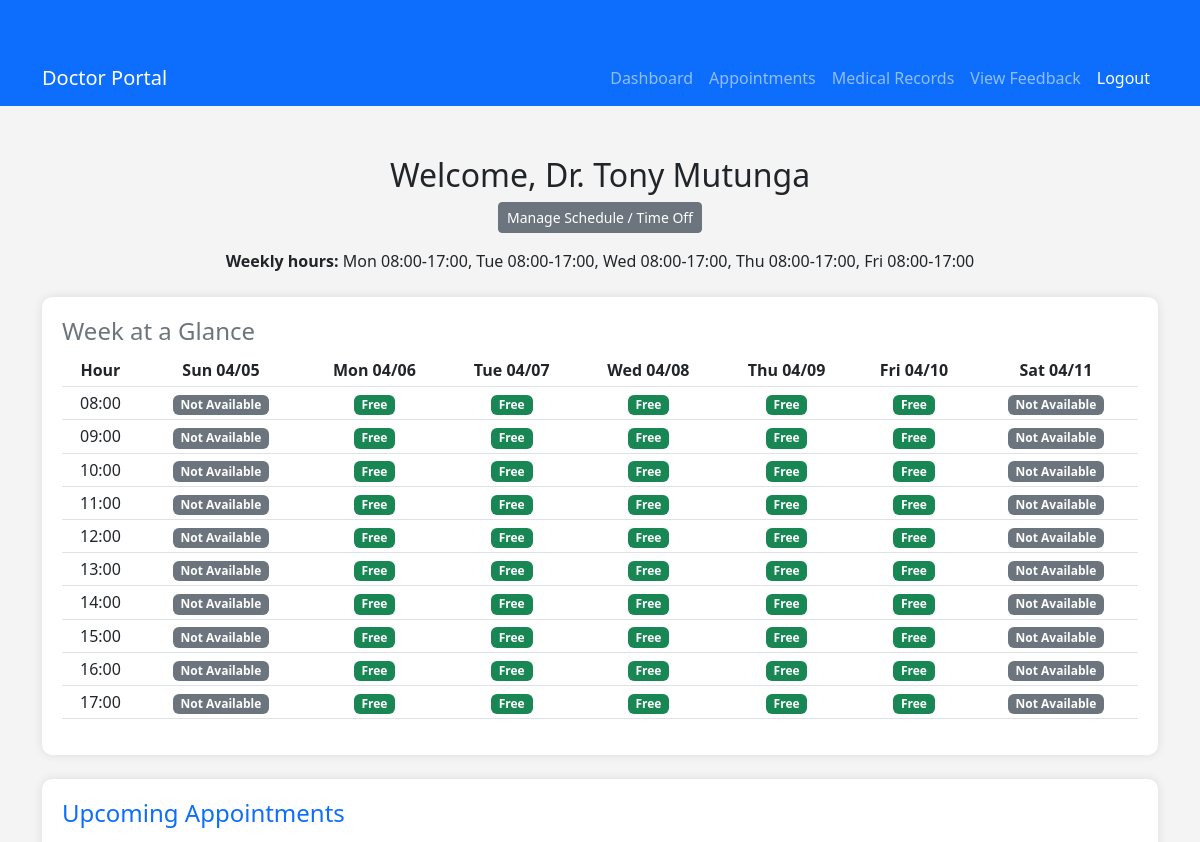
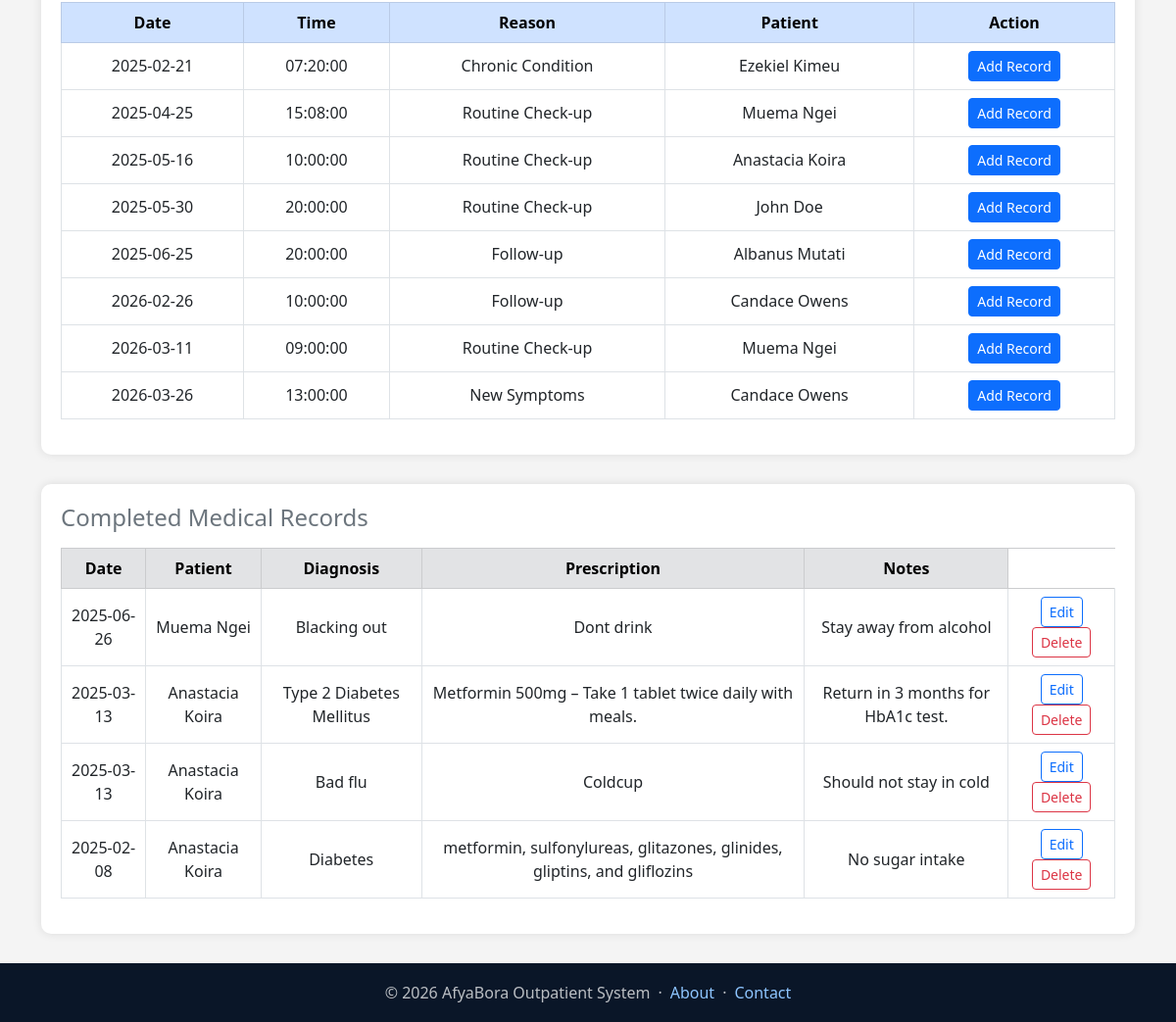
Screenshot of /doctors/dashboard.php (signed in) with the database file from the repository (2 pictures, top to bottom).
### tables this page shows
CREATE TABLE `appointments` (
  `appointment_id` int(11) NOT NULL,
  `patient_id` int(11) NOT NULL,
  `doctor_id` int(11) NOT NULL,
  `appointment_date` date NOT NULL,
  `appointment_time` time NOT NULL,
  `status` enum('scheduled','completed','canceled','no_show','rescheduled') NOT NULL DEFAULT 'scheduled',
  `payment_status` enum('pending','paid') DEFAULT 'pending',
  `payment_amount` decimal(10,2) DEFAULT 500.00,
  `payment_date` timestamp NULL DEFAULT NULL,
  `payment_method` varchar(50) DEFAULT NULL,
  `payment_reference` varchar(100) DEFAULT NULL,
  `created_at` timestamp NULL DEFAULT current_timestamp(),
  `updated_at` timestamp NULL DEFAULT NULL,
  `updated_by` int(11) DEFAULT NULL,
  `reason` enum('Routine Check-up','Follow-up','New Symptoms','Chronic Condition','Other') NOT NULL,
  `additional_notes` text DEFAULT NULL,
  `appointment_duration` int(11) NOT NULL DEFAULT 30 COMMENT 'minutes'
);

CREATE TABLE `users` (
  `user_id` int(11) NOT NULL,
  `full_name` varchar(100) NOT NULL,
  `email` varchar(100) NOT NULL,
  `password_hash` varchar(255) NOT NULL,
  `phone_number` varchar(15) DEFAULT NULL,
  `role` enum('admin','doctor','patient','receptionist') NOT NULL,
  `created_at` timestamp NULL DEFAULT current_timestamp()
);

CREATE TABLE `medical_records` (
  `record_id` int(11) NOT NULL,
  `appointment_id` int(11) NOT NULL,
  `diagnosis` text DEFAULT NULL,
  `prescription` text DEFAULT NULL,
  `notes` text DEFAULT NULL,
  `created_at` timestamp NULL DEFAULT current_timestamp()
);

### doctors/dashboard.php (the view, shortened to what this page needs)
<?php
require_once "../config/db.php";
$user_id = $_SESSION["user_id"];
$doctor_name = $_SESSION["full_name"];
$schedules_summary = [];
$stmt = $conn->prepare("SELECT day_of_week, start_time, end_time FROM doctor_schedules WHERE doctor_id=?");
$stmt->bind_param("i", $user_id);
$stmt->execute();
$res = $stmt->get_result();
while ($r = $res->fetch_assoc()) {
    $schedules_summary[] = $r;
}
$week = [];
$start = new DateTime();
$start->modify('sunday this week');
for ($i = 0; $i < 7; $i++) {
    $date = $start->format('Y-m-d');
    $week[$date] = ['dow' => (int)$start->format('w'), 'appointments' => [], 'unavail' => []];
    $start->modify('+1 day');
}
$query = "SELECT a.appointment_id, a.appointment_date, a.appointment_time, a.reason, a.additional_notes, u.full_name AS patient_name
          FROM appointments a
          JOIN patients p ON a.patient_id = p.patient_id
          JOIN users u ON p.user_id = u.user_id
          WHERE a.doctor_id = ? AND a.status = 'scheduled'
          ORDER BY a.appointment_date ASC";
$stmt = $conn->prepare($query);
$stmt->bind_param("i", $user_id);
$stmt->execute();
$upcoming_appointments = $stmt->get_result();
$query = "SELECT a.appointment_id, a.appointment_date, u.full_name AS patient_name, m.diagnosis, m.prescription, m.notes
          FROM medical_records m
          JOIN appointments a ON m.appointment_id = a.appointment_id
          JOIN patients p ON a.patient_id = p.patient_id
          JOIN users u ON p.user_id = u.user_id
          WHERE a.doctor_id = ? AND a.status = 'completed'
          ORDER BY a.appointment_date DESC";
$stmt = $conn->prepare($query);
$stmt->bind_param("i", $user_id);
$stmt->execute();
$medical_records = $stmt->get_result();
?>
<!DOCTYPE html>
<html lang="en">
<head>
    <link rel="stylesheet" href="https://cdn.jsdelivr.net/npm/bootstrap@5.3.0/dist/css/bootstrap.min.css">
</head>
<body>
<?php include "navbar.php"; ?>
<div class="container">
    <h2 class="text-center">Welcome, Dr. <?php echo $doctor_name; ?></h2>
    <div class="text-center mb-3">
        <a href="schedule.php" class="btn btn-sm btn-secondary">Manage Schedule / Time Off</a>
    </div>
    <?php if (!empty($schedules_summary)): ?>
    <div class="text-center mb-4">
        <strong>Weekly hours:</strong>
        <?php
            $days = ['Sun','Mon','Tue','Wed','Thu','Fri','Sat'];
            $lines = [];
            foreach ($schedules_summary as $s) {
                $lines[] = $days[$s['day_of_week']] . ' ' . substr($s['start_time'],0,5) . '-' . substr($s['end_time'],0,5);
            }
        ?>
        <?= implode(', ', $lines) ?>
    </div>
    <?php endif; ?>
    <div class="dashboard-card mb-4">
        <h4 class="text-secondary">Week at a Glance</h4>
        <table class="table table-sm">
            <thead>
                <tr>
                    <th>Hour</th>
                    <?php foreach (array_keys($week) as $d): ?>
                        <th><?= date('D m/d', strtotime($d)) ?></th>
                    <?php endforeach; ?>
                </tr>
            </thead>
            <tbody>
                <?php for ($hour = 8; $hour <= 17; $hour++): ?>
                <tr>
                    <td><?= sprintf('%02d:00', $hour) ?></td>
                    <?php foreach (array_keys($week) as $d): ?>
                        <?php
                            $cell = '';
                            $daySched = null;
                            foreach ($schedules_summary as $ss) {
                                if ($ss['day_of_week'] == $week[$d]['dow']) {
                                    $daySched = $ss;
                                    break;
                                }
                            }
                            if (!$daySched) {
                                $cell = '<span class="badge bg-secondary">Not Available</span>';
                            } else {
                                $hTimestamp = sprintf('%02d:00:00',$hour);
                                if ($hTimestamp < $daySched['start_time'] || $hTimestamp > $daySched['end_time']) {
                                    $cell = '<span class="badge bg-secondary">Not Available</span>';
                                } else {
                                    if ($cell === '') {
                                        $cell = '<span class="badge bg-success">Free</span>';
                                    }
                                }
                            }
                        ?>
                        <td><?= $cell ?></td>
                    <?php endforeach; ?>
                </tr>
                <?php endfor; ?>
            </tbody>
        </table>
    </div>
    <div class="dashboard-card mt-4">
        <h4 class="text-primary">Upcoming Appointments</h4>
        <?php if ($upcoming_appointments->num_rows > 0): ?>
            <table class="table table-bordered table-hover mt-3">
                <thead class="table-primary">
                    <tr>
                        <th>Date</th>
                        <th>Time</th>
                        <th>Reason</th>
                        <th>Patient</th>
                        <th>Action</th>
                    </tr>
                </thead>
                <tbody>
                    <?php while ($appointment = $upcoming_appointments->fetch_assoc()): ?>
                        <tr>
                            <td><?php echo $appointment["appointment_date"]; ?></td>
                            <td><?php echo $appointment["appointment_time"]; ?></td>
                            <td><?php echo htmlspecialchars($appointment["reason"] ?? ''); ?></td>
                            <td><?php echo $appointment["patient_name"]; ?></td>
                            <td>
                                <a href="add_medical_record.php?appointment_id=<?php echo $appointment['appointment_id']; ?>" class="btn btn-sm btn-primary">Add Record</a>
                            </td>
                        </tr>
                    <?php endwhile; ?>
                </tbody>
            </table>
        <?php else: ?>
            <p class="text-muted mt-3">No upcoming appointments.</p>
        <?php endif; ?>
    </div>
    <div class="dashboard-card">
        <h4 class="text-secondary">Completed Medical Records</h4>
        <?php if ($medical_records->num_rows > 0): ?>
            <table class="table table-bordered table-hover mt-3">
                <thead class="table-secondary">
                    <tr>
                        <th>Date</th>
                        <th>Patient</th>
                        <th>Diagnosis</th>
                        <th>Prescription</th>
                        <th>Notes</th>
                    </tr>
                </thead>
                <tbody>
                    <?php while ($record = $medical_records->fetch_assoc()): ?>
                        <tr>
                            <td><?php echo $record["appointment_date"]; ?></td>
                            <td><?php echo $record["patient_name"]; ?></td>
                            <td><?php echo $record["diagnosis"]; ?></td>
                            <td><?php echo $record["prescription"]; ?></td>
                            <td><?php echo $record["notes"]; ?></td>
                            <td>
                                <a href="add_medical_record.php?appointment_id=<?php echo $record['appointment_id']; ?>" class="btn btn-sm btn-outline-primary">Edit</a>
                                <a href="delete_medical_record.php?appointment_id=<?php echo $record['appointment_id']; ?>" class="btn btn-sm btn-outline-danger" onclick="return confirm('Delete this record?');">Delete</a>
                            </td>
                        </tr>
                    <?php endwhile; ?>
                </tbody>
            </table>
        <?php else: ?>
            <p class="text-muted mt-3">No completed medical records yet.</p>
        <?php endif; ?>
    </div>
</div>
<?php include "../partials/footer.php"; ?>
</body>
</html>

### doctors/dashboard.php (style rules this page uses)
body { background-color: #f4f4f4; }
.container { margin-top: 50px; }
.dashboard-card { background: white; padding: 20px; border-radius: 10px; box-shadow: 0 0 10px rgba(0,0,0,0.1); margin-bottom: 30px; }
.table th, .table td { text-align: center; vertical-align: middle; }

### partials/footer.php (style rules this page uses)
html, body { min-height: 100%; }
body { min-height: 100vh; display: flex; flex-direction: column; }

### rows the page displays
appointments: appointment_date "2025-02-21", appointment_time "07:20:00", reason "Chronic Condition", users.full_name "Ezekiel Kimeu"
appointments: appointment_date "2025-04-25", appointment_time "15:08:00", reason "Routine Check-up", users.full_name "Muema Ngei"
appointments: appointment_date "2025-05-16", appointment_time "10:00:00", reason "Routine Check-up", users.full_name "Anastacia Koira"
appointments: appointment_date "2025-05-30", appointment_time "20:00:00", reason "Routine Check-up", users.full_name "John Doe"
appointments: appointment_date "2025-06-25", appointment_time "20:00:00", reason "Follow-up", users.full_name "Albanus Mutati"
appointments: appointment_date "2026-02-26", appointment_time "10:00:00", reason "Follow-up", users.full_name "Candace Owens"
appointments: appointment_date "2026-03-11", appointment_time "09:00:00", reason "Routine Check-up", users.full_name "Muema Ngei"
appointments: appointment_date "2026-03-26", appointment_time "13:00:00", reason "New Symptoms", users.full_name "Candace Owens"
medical_records: appointment.appointment_date "2025-06-26", users.full_name "Muema Ngei", diagnosis "Blacking out", prescription "Dont drink", notes "Stay away from alcohol"
medical_records: appointment.appointment_date "2025-03-13", users.full_name "Anastacia Koira", diagnosis "Type 2 Diabetes Mellitus", prescription "Metformin 500mg – Take 1 tablet twice daily with meals.", notes "Return in 3 months for HbA1c test."
medical_records: appointment.appointment_date "2025-03-13", users.full_name "Anastacia Koira", diagnosis "Bad flu", prescription "Coldcup", notes "Should not stay in cold"
medical_records: appointment.appointment_date "2025-02-08", users.full_name "Anastacia Koira", diagnosis "Diabetes", prescription "metformin, sulfonylureas, glitazones, glinides, gliptins, and gliflozins", notes "No sugar intake"

### other values shown
$doctor_name "Tony Mutunga"
implode(', ', $lines) "Mon 08:00-17:00, Tue 08:00-17:00, Wed 08:00-17:00, Thu 08:00-17:00, Fri 08:00-17:00"
date('D m/d', strtotime($d)) "Sun 04/05"
date('D m/d', strtotime($d)) "Mon 04/06"
date('D m/d', strtotime($d)) "Tue 04/07"
date('D m/d', strtotime($d)) "Wed 04/08"
date('D m/d', strtotime($d)) "Thu 04/09"
date('D m/d', strtotime($d)) "Fri 04/10"
date('D m/d', strtotime($d)) "Sat 04/11"
